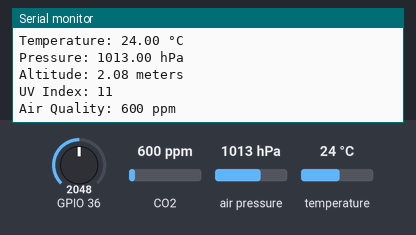
Simulated run of this sketch. Board: ESP32. On the bench: the last lines printed to the serial monitor. The test bench sets the inputs (shaded band); at power-on: CO2 600 ppm, GPIO 36 = 2048, air pressure 1013 hPa, temperature 24 °C. WiFi joins after 1.5 s; servers stay silent unless stated.

Above: at 3.3 s.
3.4 s: CO2 set to 452 ppm
6.6 s: GPIO 36 set to 1130
At 8.6 s:
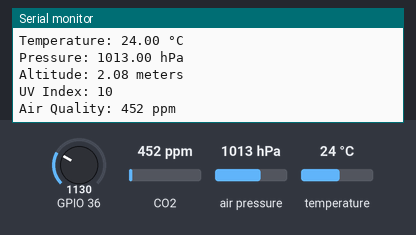
9.8 s: air pressure set to 952 hPa
13.0 s: temperature set to 12 °C
At 15.0 s:
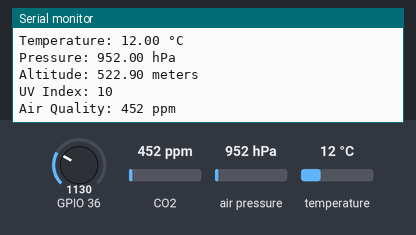
16.2 s: GPIO 36 set to 566
At 20.2 s:
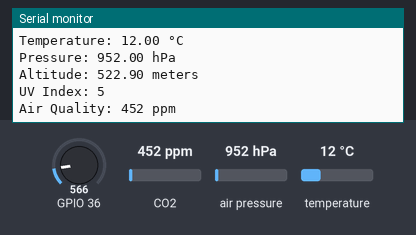
Timing chart, 0 to 20.4 s (numbered marks = the images above; inputs shaded):
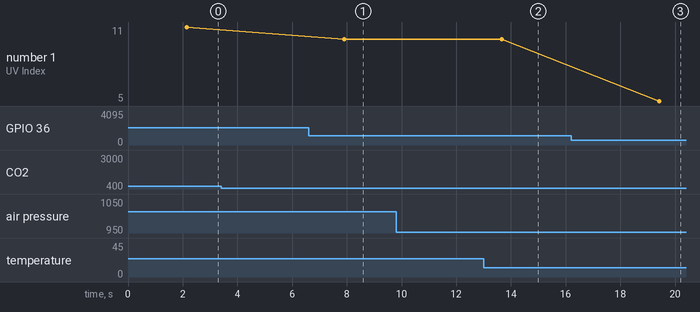

Measured:
- after the input at 6.6 s, the serial monitor: prints a new line after 1.3 s (image 1)
- after the input at 13.0 s, the serial monitor: prints a new line after 0.67 s (image 2)
- after the input at 16.2 s, the serial monitor: prints a new line after 3.2 s (image 3)
- plotted number 1: 11 → 10 after the input at 6.6 s, 10 → 5 after the input at 16.2 s

The sketch:

esp32all.ino
```cpp
#include <Wire.h>
#include <Adafruit_Sensor.h>
#include <Adafruit_BMP280.h>
#include <WiFi.h>
#include <FirebaseESP32.h>
#include <MQ135.h>

// Wi-Fi credentials
const char* ssid = "Avishka";
const char* password = "12345678";

// Firebase credentials
const char* firebaseHost = "allinone-b44b0-default-rtdb.firebaseio.com";
const char* firebaseAuth = "3HfPtW9FeVt1KUXXpHQopPKC9YE7Jk2llLgDts5x";

// Create an instance of the BMP280 sensor
Adafruit_BMP280 bmp;

int uv;

// MQ135 sensor
MQ135 mq135(39); // Connect MQ135 sensor to A0 pin

// Firebase data object
FirebaseData firebaseData;

void setup() {
  Serial.begin(115200);

  // Connect to Wi-Fi
  WiFi.begin(ssid, password);
  while (WiFi.status() != WL_CONNECTED) {
    delay(1000);
    Serial.println("Connecting to WiFi...");
  }
  Serial.println("Connected to WiFi");

  // Initialize the BMP280 sensor
  if (!bmp.begin(0x76)) {
    Serial.println("Could not find a valid BMP280 sensor, check wiring!");
    while (1);
  }

  // Connect to Firebase
  Firebase.begin(firebaseHost, firebaseAuth);
  while (!Firebase.beginStream(firebaseData, "/")) {
    Serial.println("Could not connect to Firebase");
    delay(1000);
  }
  Serial.println("Connected to Firebase");
}

void loop() {
  // Read temperature, pressure, and altitude from the BMP280 sensor
  float temp = bmp.readTemperature();
  float pressure = bmp.readPressure() / 100.0;  // Pa to hPa conversion
  float altitude = bmp.readAltitude();

  // Print sensor data to the serial monitor
  Serial.print("Temperature: ");
  Serial.print(temp);
  Serial.println(" °C");

  Serial.print("Pressure: ");
  Serial.print(pressure);
  Serial.println(" hPa");

  Serial.print("Altitude: ");
  Serial.print(altitude);
  Serial.println(" meters");

  // Read UV value from the analog pin
  int sensorValue = analogRead(A0);
  uv = UVIndex(sensorValue);

  // Print UV index to the serial monitor
  Serial.print("UV Index: ");
  Serial.println(uv);

  // Read air quality from MQ135 sensor
  int airQuality = mq135.getPPM();

  // Print air quality to serial monitor
  Serial.print("Air Quality: ");
  Serial.print(airQuality);
  Serial.println(" ppm");

  // Update Firebase data
  Firebase.setFloat(firebaseData, "/temperature", temp);
  Firebase.setFloat(firebaseData, "/pressure", pressure);
  Firebase.setFloat(firebaseData, "/altitude", altitude);
  Firebase.setInt(firebaseData, "/uvIndex", uv);
  Firebase.setInt(firebaseData, "/airQuality", airQuality);

  if (firebaseData.dataAvailable() && firebaseData.dataType() == "null") {
    Serial.println("Firebase data upload failed");
  }

  delay(5000); // Wait for 5 seconds before the next reading
}

int UVIndex(int v) {
  if (v < 50) {
    return 0;
  } else if (50 < v && v < 227) {
    return 1;
  } else if (227 < v && v < 318) {
    return 2;
  } else if (318 < v && v < 408) {
    return 3;
  } else if (408 < v && v < 503) {
    return 4;
  } else if (503 < v && v < 606) {
    return 5;
  } else if (606 < v && v < 696) {
    return 6;
  } else if (696 < v && v < 795) {
    return 7;
  } else if (795 < v && v < 881) {
    return 8;
  } else if (976 < v && v < 1079) {
    return 9;
  } else if (1079 < v && v < 1170) {
    return 10;
  } else if (v >= 1170) {
    return 11;
  }
  // Default case
  return -1;
}
```
